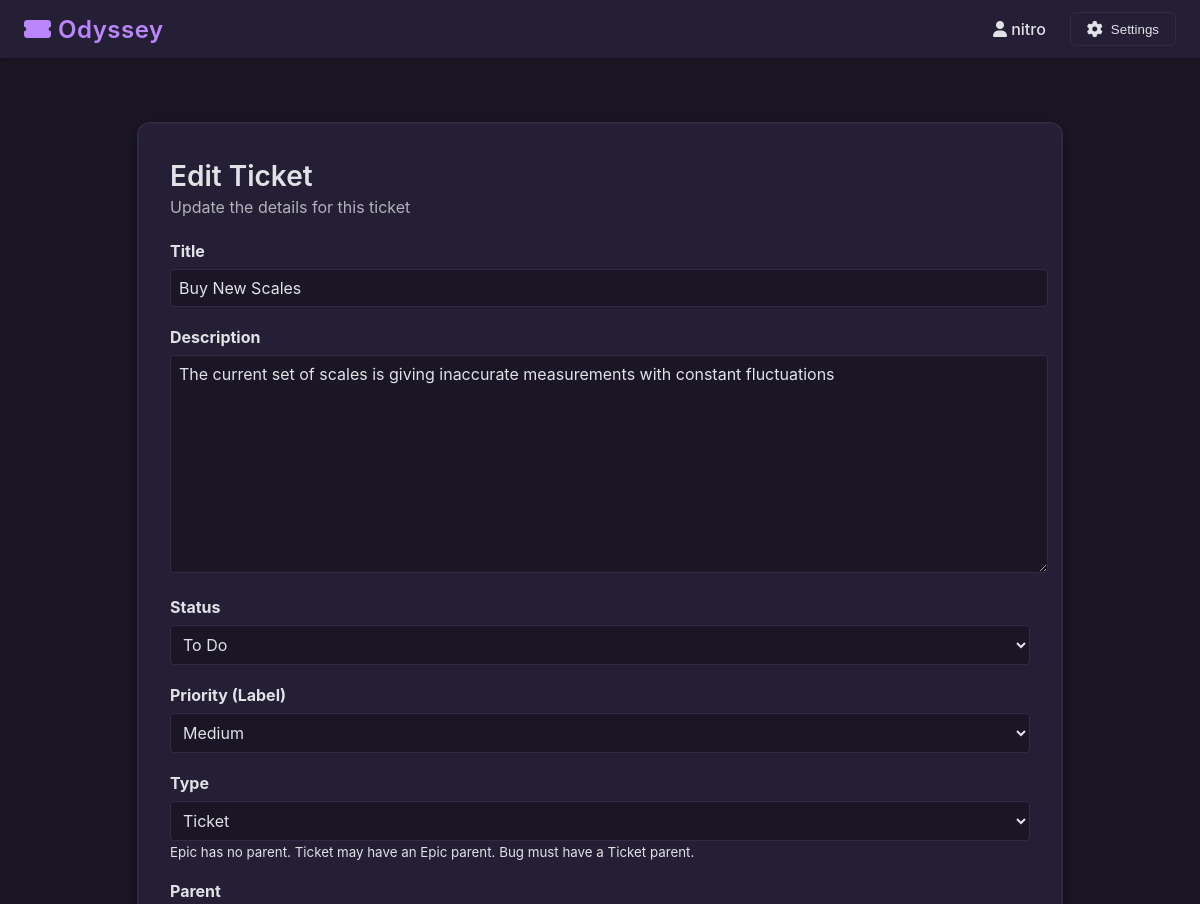
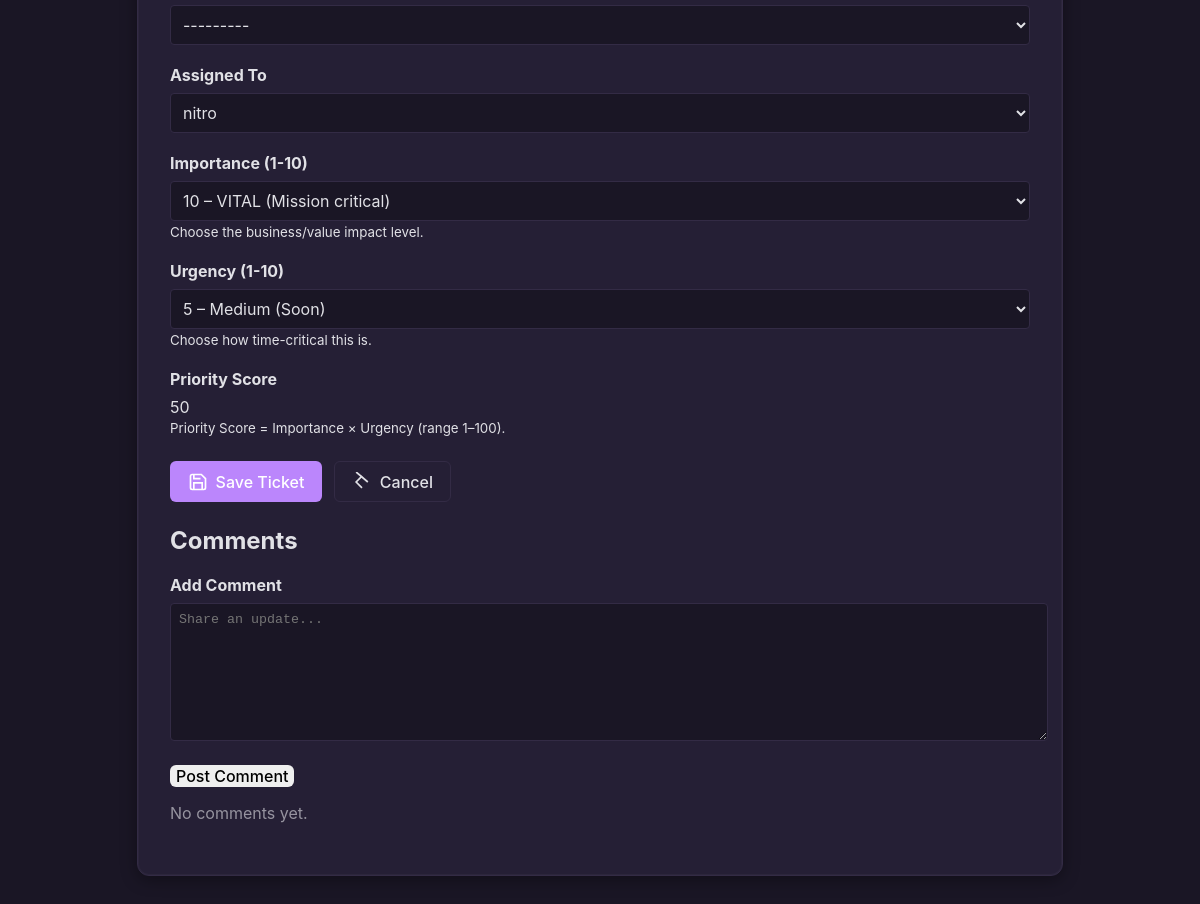
/ticket/3/edit/ (signed in), run on the app's committed database (2 pictures, top to bottom).
### tickets/models.py (models this page shows, shortened)
class Ticket(models.Model):
	STATUS_CHOICES = [
		('todo', 'To Do'),
		('in_progress', 'In Progress'),
		('done', 'Done'),
	]
	PRIORITY_CHOICES = [
		('low', 'Low'),
		('medium', 'Medium'),
		('high', 'High'),
	]
	TICKET_TYPE_CHOICES = [
		('epic', 'Epic'),
		('ticket', 'Ticket'),
		('bug', 'Bug'),
	]
	title = models.CharField(max_length=200)
	description = models.TextField(blank=True)
	status = models.CharField(max_length=20, choices=STATUS_CHOICES, default='todo')
	priority = models.CharField(max_length=10, choices=PRIORITY_CHOICES, default='medium')
	ticket_type = models.CharField(max_length=10, choices=TICKET_TYPE_CHOICES, default='ticket', db_index=True, help_text='Categorizes this ticket in the hierarchy.')
	sort_order = models.IntegerField(default=0, db_index=True)
	importance = models.IntegerField(default=1, help_text='1 (lowest) … 10 (highest). Multiplies with urgency for derived priority score.')
	urgency = models.IntegerField(default=1, help_text='1 (lowest) … 10 (highest). Multiplies with importance for derived priority score.')
	parent = models.ForeignKey('self', null=True, blank=True, related_name='children', on_delete=models.CASCADE, help_text='Parent ticket in hierarchy (Epic for tickets, Ticket for bugs).')
	related_tickets = models.ManyToManyField('self', blank=True, symmetrical=False, related_name='related_from', help_text='Non-hierarchical linked tickets.')
	board = models.ForeignKey(Board, related_name='tickets', on_delete=models.CASCADE)
	created_at = models.DateTimeField(auto_now_add=True)
	updated_at = models.DateTimeField(auto_now=True)
	assignee = models.ForeignKey('auth.User', null=True, blank=True, on_delete=models.SET_NULL)
	updated_by = models.ForeignKey('auth.User', null=True, blank=True, on_delete=models.SET_NULL, related_name='updated_tickets')
	def __str__(self):
		return self.title

### tickets/views.py (the view, shortened to what this page needs)
# urls.py: path('ticket/<int:ticket_id>/edit/', views.ticket_edit, name='ticket-edit'),
@login_required
def ticket_edit(request, ticket_id):
    ticket = get_object_or_404(Ticket, id=ticket_id)
    comment_mode = request.POST.get('comment_mode') == '1'
    if request.method == "POST" and not comment_mode:
        form = TicketForm(request.POST, instance=ticket)
        if form.is_valid():
            before = {f: getattr(ticket, f) for f in ['title','description','status','priority','importance','urgency','ticket_type','assignee_id','parent_id']}
            updated = form.save()
            after = {f: getattr(updated, f) for f in before}
            changed_parts = []
            for k in before:
                if before[k] != after[k]:
                    changed_parts.append(f"{k}={before[k]}→{after[k]}")
            TicketActivity.objects.create(
                ticket=updated,
                user=request.user,
                activity_type='updated',
                description=('; '.join(changed_parts) if changed_parts else 'No material field changes')
            )
            return redirect('tickets:board-view', board_id=updated.board.id)
    else:
        form = TicketForm(instance=ticket)
    comments = ticket.comments.select_related('user').all()
    return render(request, 'tickets/ticket_form.html', {
        'form': form,
        'ticket': ticket,
        'comments': comments,
        'action': 'Edit',
        'title': 'Edit Ticket'
    })

### tickets/templates/tickets/ticket_form.html (shortened to what this page needs)
{% extends 'tickets/base.html' %}
{% load static %}
{% block extra_css %}
<link rel="stylesheet" href="{% static 'tickets/css/forms.css' %}">
{% endblock %}
{% block content %}
<div class="form-page-wrapper">
  <div class="ticket-form-container card-panel">
    <div class="form-header">
        <h1 class="form-title">{% if form.instance.pk %}Edit{% else %}Create{% endif %} Ticket</h1>
        <p class="form-subtitle">{% if form.instance.pk %}Update the details for this ticket{% else %}Create a new ticket for this board{% endif %}</p>
    </div>
  <form method="post" class="ticket-form" novalidate {% if ticket %}action="{% url 'tickets:ticket-edit' ticket.id %}"{% elif board %}action="{% url 'tickets:ticket_new' board.id %}"{% endif %}>
        <div class="form-group">
            <label for="{{ form.title.id_for_label }}">Title</label>
            {{ form.title }}
        </div>
        <div class="form-group">
            <label for="{{ form.description.id_for_label }}">Description</label>
            {{ form.description }}
        </div>
    <div class="form-group">
      <label for="{{ form.status.id_for_label }}">Status</label>
      {{ form.status }}
    </div>
    <div class="form-group">
      <label for="{{ form.priority.id_for_label }}">Priority (Label)</label>
      {{ form.priority }}
    </div>
        <div class="form-group">
            <label for="{{ form.ticket_type.id_for_label }}">Type</label>
            {{ form.ticket_type }}
            <small class="help-text">Epic has no parent. Ticket may have an Epic parent. Bug must have a Ticket parent.</small>
        </div>
        <div class="form-group" id="parent-field-wrapper">
            <label for="{{ form.parent.id_for_label }}">Parent</label>
            {{ form.parent }}
        </div>
        <div class="form-group">
            <label for="{{ form.assignee.id_for_label }}">Assigned To</label>
            {{ form.assignee }}
        </div>
    <div class="form-group">
      <label for="id_importance">Importance (1-10)</label>
      {{ form.importance }}
      <small class="help-text">Choose the business/value impact level.</small>
    </div>
    <div class="form-group">
      <label for="id_urgency">Urgency (1-10)</label>
      {{ form.urgency }}
      <small class="help-text">Choose how time-critical this is.</small>
    </div>
        <div class="form-group">
            <label>Priority Score</label>
            <div id="priority-score" class="priority-score-box">—</div>
            <small class="help-text">Priority Score = Importance × Urgency (range 1–100).</small>
        </div>
        <div class="form-actions">
            <button type="submit" class="btn btn-primary solid">
                <svg xmlns="http://www.w3.org/2000/svg" width="20" height="20" viewBox="0 0 24 24" fill="none" stroke="currentColor" stroke-width="2">
                    <path d="M19 21H5a2 2 0 0 1-2-2V5a2 2 0 0 1 2-2h11l5 5v11a2 2 0 0 1-2 2z"></path>
                    <polyline points="17 21 17 13 7 13 7 21"></polyline>
                    <polyline points="7 3 7 8 15 8"></polyline>
                </svg>
                Save Ticket
            </button>
            <a href="javascript:history.back()" class="btn btn-secondary outline">
                <svg xmlns="http://www.w3.org/2000/svg" width="20" height="20" viewBox="0 0 24 24" fill="none" stroke="currentColor" stroke-width="2">
                    <line x1="19" y1="12" x2="5" y1="12"></line>
                    <polyline points="12 19 5 12 12 5"></polyline>
                </svg>
                Cancel
            </a>
        </div>
    </form>
  {% if ticket %}
  <div class="comments-section card-panel" style="margin-top:1.5rem;">
    <h2 style="margin-top:0;">Comments</h2>
    <form method="post" style="margin-bottom:1rem;">
      <div class="form-group">
        <label for="id_comment_body">Add Comment</label>
        <textarea name="comment_body" id="id_comment_body" rows="3" class="form-control" placeholder="Share an update..."></textarea>
      </div>
      <button type="submit" class="btn btn-secondary">Post Comment</button>
    </form>
    <ul class="comment-list" style="list-style:none;padding-left:0;">
      {% for c in comments %}
      <li class="comment-item" style="border-bottom:1px solid #eee;padding:.5rem 0;">
        <div style="font-size:.75rem;opacity:.7;">{{ c.user.username|default:'(user deleted)' }} • {{ c.created_at|timesince }} ago</div>
        <div style="white-space:pre-wrap;">{{ c.body }}</div>
      </li>
      {% empty %}
      <li style="opacity:.6;">No comments yet.</li>
      {% endfor %}
    </ul>
  </div>
  {% endif %}
  </div>
</div>
{% endblock %}

### tickets/templates/tickets/base.html (shortened to what this page needs)
<!DOCTYPE html>
<html>
<head>
    {% load static %}
    <link rel="stylesheet" href="https://cdnjs.cloudflare.com/ajax/libs/font-awesome/6.0.0/css/all.min.css">
    <link rel="stylesheet" href="{% static 'tickets/css/base.css' %}">
    {% block extra_css %}{% endblock %}
</head>
<body>
    <nav class="main-nav">
        <div class="nav-content">
            <a href="{% url 'home' %}" class="nav-brand">
                <i class="fas fa-ticket-alt"></i>
                Odyssey
            </a>
            <div class="nav-links">
                {% if user.is_authenticated %}
                    <span class="user-name">
                        <i class="fas fa-user"></i>
                        {{ user.username }}
                    </span>
                    <div class="settings-dropdown">
                        <button class="settings-btn">
                            <i class="fas fa-cog"></i>
                            Settings
                        </button>
                    </div>
                {% else %}
                    <a href="{% url 'admin:login' %}" class="login-btn">
                        <i class="fas fa-sign-in-alt"></i>
                        Login
                    </a>
                {% endif %}
            </div>
        </div>
    </nav>
    <main class="content">
        {% block content %}{% endblock %}
    </main>
</body>
</html>

### tickets/static/tickets/css/base.css (style rules this page uses)
body { margin: 0; font-family: -apple-system, BlinkMacSystemFont, 'Segoe UI', Roboto, 'Helvetica Neue', Arial, sans-serif; background-color: var(--background-color); color: var(--text-color); min-height: 100vh; }
.main-nav { background-color: var(--surface-color); box-shadow: 0 2px 4px rgba(0, 0, 0, 0.2); padding: 0.75rem 1.5rem; position: sticky; top: 0; z-index: 1000; }
.nav-content { max-width: 1200px; margin: 0 auto; display: flex; justify-content: space-between; align-items: center; }
.nav-brand { color: var(--primary-color); text-decoration: none; font-size: 1.5rem; font-weight: 600; letter-spacing: 0.5px; transition: color 0.2s ease; }
.nav-links { display: flex; align-items: center; gap: 1.5rem; }
.settings-dropdown { position: relative; }
.settings-btn { background: transparent; border: 1px solid var(--border-color); color: var(--text-color); padding: 0.5rem 1rem; border-radius: 6px; cursor: pointer; display: flex; align-items: center; gap: 0.5rem; transition: all 0.2s ease; }
.settings-btn i { font-size: 1rem; }
.user-name { color: var(--text-color); font-weight: 500; }
.content { max-width: 1200px; margin: 2rem auto; padding: 0 1.5rem; }

### tickets/static/tickets/css/forms.css (style rules this page uses)
.form-page-wrapper { min-height: calc(100vh - 140px); display: flex; align-items: flex-start; justify-content: center; padding: 2rem 1rem 4rem; }
.ticket-form-container.card-panel { width: 100%; max-width: 860px; background: var(--surface-color); border: 1px solid var(--border-color); border-radius: 12px; padding: 2.25rem 2rem; box-shadow: 0 4px 16px rgba(0,0,0,0.35), 0 0 0 1px rgba(255,255,255,0.03) inset; }
.form-header { margin-bottom: 1.5rem; }
.form-title { margin: 0 0 .25rem; font-size: 1.75rem; font-weight: 600; color: var(--text-color); }
.form-subtitle { margin: 0; color: var(--text-color); opacity: .75; }
.ticket-form .form-group { margin-bottom: 1.25rem; }
.ticket-form label { display:block; font-weight:500; margin-bottom:.4rem; }
.ticket-form input[type=text], .ticket-form select, .ticket-form textarea { width:100%; background: var(--background-color); border:1px solid var(--border-color); color: var(--text-color); padding:.65rem .75rem; border-radius:6px; font:inherit; }
.ticket-form textarea { min-height:140px; resize: vertical; }
.form-actions { display:flex; gap:.75rem; margin-top:1.5rem; }
.btn { cursor:pointer; border:none; display:inline-flex; align-items:center; gap:.5rem; font:inherit; font-weight:500; border-radius:6px; text-decoration:none; }
.btn.solid { background: var(--primary-color); color:#fff; padding:.65rem 1.1rem; }
.btn.outline { background: transparent; border:1px solid var(--border-color); color: var(--text-color); padding:.6rem 1.05rem; }
.form-group { margin-bottom: 20px; }
.form-group label { display: block; margin-bottom: 8px; color: var(--text-color); font-weight: bold; }
.form-group input[type="text"], .form-group textarea, .form-group select { width: 100%; padding: 8px; border: 1px solid var(--border-color); border-radius: 4px; background: var(--background-color); color: var(--text-color); }
.form-group textarea { min-height: 120px; resize: vertical; }

### tickets/templates/tickets/base.html (style rules this page uses)
:root { --primary-color: #bb86fc; --secondary-color: #6649a8; --background-color: #1a1625; --surface-color: #251f35; --text-color: #e1e1e6; --accent-color: #985eff; --border-color: #332b45; --danger-color: #cf6679; --success-color: #03dac6; --info-color: #8bb4fe; }

### data on the page
Ticket: title "Buy New Scales", description "The current set of scales is giving inaccurate measurements with constant fluctuations", status "To Do", priority "Medium", ticket_type "Ticket", parent "---------", assignee "nitro", importance "10 – VITAL (Mission critical)", urgency "5 – Medium (Soon)"

### other printed values
{{ user.username }} "nitro"
